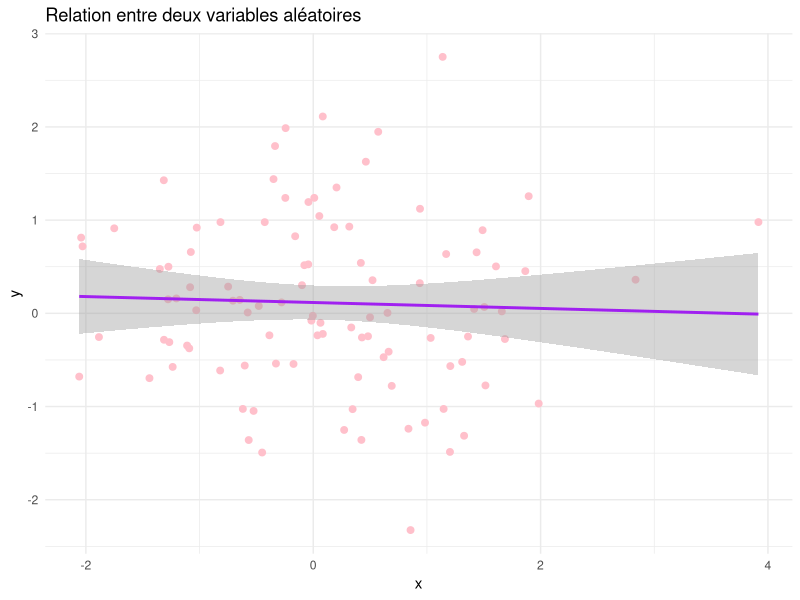

This figure's R source:
#Génère des données aléatoires simulées

data <- data.frame(
  x = rnorm(100),
  y = rnorm(100)
)

library(ggplot2)

#Création du graphique avec ggplot 

ggplot(data, aes(x = x, y = y)) +
  geom_point(color = "pink", size = 2) +
  geom_smooth(method = "lm", color = "purple", se = TRUE) +
  theme_minimal() +
  ggtitle("Relation entre deux variables aléatoires")
